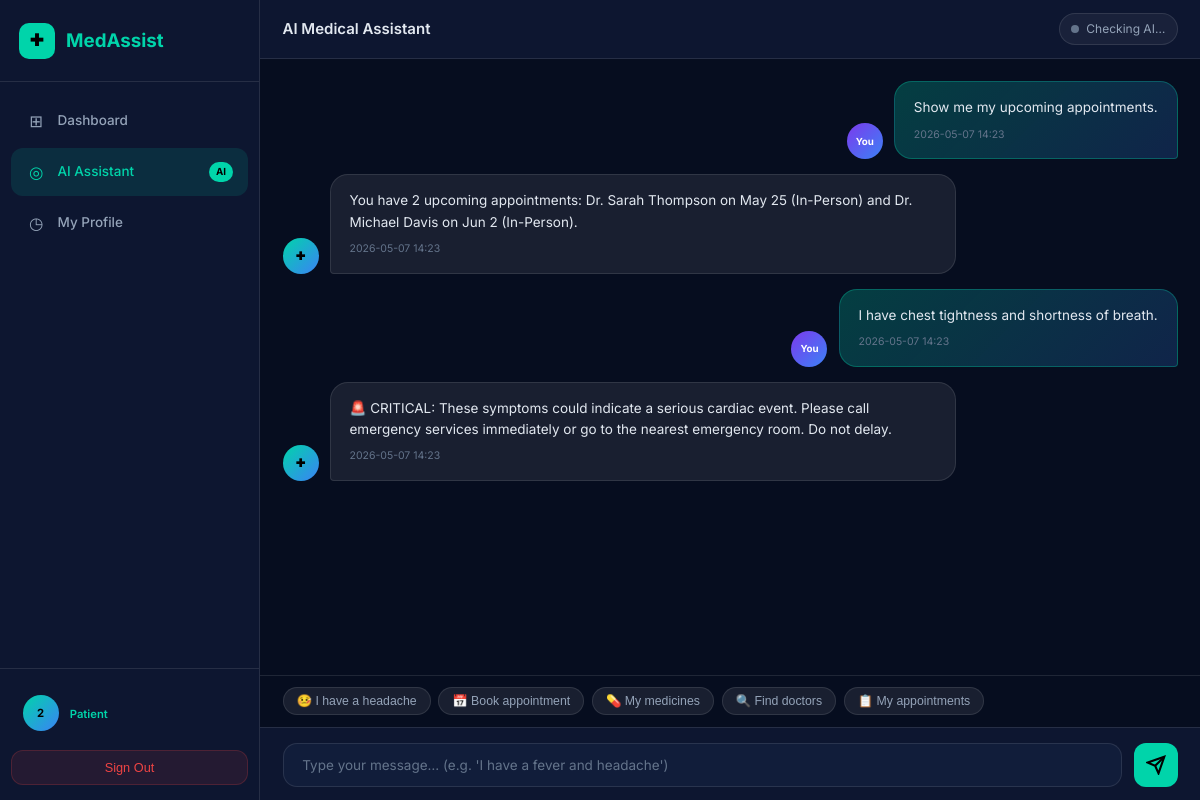
/chat (signed in), run on the app's committed database.
### tables this page shows
CREATE TABLE CHAT_MESSAGE (
    Message_ID INTEGER PRIMARY KEY AUTOINCREMENT,
    Session_ID INTEGER NOT NULL,
    Role       TEXT NOT NULL CHECK(Role IN ('user', 'assistant')),
    Content    TEXT NOT NULL,
    Intent     TEXT,
    Created_At DATETIME DEFAULT CURRENT_TIMESTAMP,
    FOREIGN KEY (Session_ID) REFERENCES CHAT_SESSION(Session_ID) ON DELETE CASCADE
);

### app/routes/chat.py (the view)
@chat.route('/chat')
@login_required
def chat_page():
    patient_id = session['patient_id']
    db = get_db()
    sess = db.execute(
        "SELECT Session_ID FROM CHAT_SESSION WHERE Patient_ID = ? ORDER BY Started_At DESC LIMIT 1",
        (patient_id,)
    ).fetchone()
    history = []
    if sess:
        rows = db.execute("""
            SELECT Role, Content, Intent, Created_At FROM CHAT_MESSAGE
            WHERE Session_ID = ?
            ORDER BY Created_At ASC
            LIMIT 50
        """, (sess['Session_ID'],)).fetchall()
        history = [dict(r) for r in rows]
    return render_template('chat.html', history=history, csrf_token=get_csrf_token())

### app/auth.py (called while the page is built)
def generate_csrf_token() -> str:
    token = secrets.token_hex(32)
    session['csrf_token'] = token
    return token

def get_csrf_token() -> str:
    if 'csrf_token' not in session:
        return generate_csrf_token()
    return session['csrf_token']

def login_required(f):
    @wraps(f)
    def decorated(*args, **kwargs):
        if 'patient_id' not in session:
            if request.is_json:
                return jsonify({'error': 'Authentication required'}), 401
            return redirect(url_for('auth.login', next=request.path))
        return f(*args, **kwargs)
    return decorated

### app/database.py (called while the page is built)
def get_db():
    if 'db' not in g:
        g.db = sqlite3.connect(
            current_app.config['DATABASE'],
            detect_types=sqlite3.PARSE_DECLTYPES
        )
        g.db.row_factory = sqlite3.Row
        g.db.execute("PRAGMA foreign_keys = ON")
        g.db.execute("PRAGMA journal_mode = WAL")
    return g.db

### app/templates/chat.html (shortened to what this page needs)
{% extends 'base.html' %}
{% block topbar_title %}AI Medical Assistant{% endblock %}
{% block topbar_actions %}
<div class="ollama-badge" id="ollama-badge">
  <span class="ollama-dot" id="ollama-dot"></span>
  <span id="ollama-label">Checking AI…</span>
</div>
{% endblock %}
{% block content %}
<div class="chat-container" id="chat-container">
  <div class="chat-messages" id="chat-messages">
    {% for msg in history %}
    <div class="msg-row {{ 'msg-user' if msg.Role == 'user' else 'msg-bot' }}">
      {% if msg.Role == 'assistant' %}
      <div class="msg-avatar">✚</div>
      {% endif %}
      <div class="msg-bubble {{ 'msg-bubble-user' if msg.Role == 'user' else 'msg-bubble-bot' }}">
        {{ msg.Content | safe }}
        <div class="msg-time">{{ msg.Created_At[:16] if msg.Created_At else '' }}</div>
      </div>
      {% if msg.Role == 'user' %}
      <div class="msg-avatar msg-avatar-user">You</div>
      {% endif %}
    </div>
    {% endfor %}
  </div>
  <div class="chat-suggestions" id="chat-suggestions">
    <button class="chip" onclick="sendChip(this)" id="chip-headache">🤒 I have a headache</button>
    <button class="chip" onclick="sendChip(this)" id="chip-book">📅 Book appointment</button>
    <button class="chip" onclick="sendChip(this)" id="chip-meds">💊 My medicines</button>
    <button class="chip" onclick="sendChip(this)" id="chip-doctors">🔍 Find doctors</button>
    <button class="chip" onclick="sendChip(this)" id="chip-appts">📋 My appointments</button>
  </div>
  <div class="chat-input-bar" id="chat-input-bar">
    <textarea
      id="chat-input"
      class="chat-input"
      placeholder="Type your message… (e.g. 'I have a fever and headache')"
      rows="1"
      maxlength="1000"
    ></textarea>
    <button class="chat-send-btn" id="chat-send-btn" onclick="sendMessage()">
      <svg width="20" height="20" viewBox="0 0 24 24" fill="none" stroke="currentColor" stroke-width="2.5">
        <line x1="22" y1="2" x2="11" y2="13"></line>
        <polygon points="22 2 15 22 11 13 2 9 22 2"></polygon>
      </svg>
    </button>
  </div>
</div>
{% endblock %}

### app/static/css/style.css (style rules this page uses)
:root { --bg: #060d1f; --bg2: #0d1630; --bg3: #111d3a; --glass: rgba(255,255,255,0.05); --glass-b: rgba(255,255,255,0.08); --border: rgba(255,255,255,0.1); --teal: #00d4aa; --teal-d: #00a882; --blue: #3b82f6; --purple: #7c3aed; --red: #ef4444; --yellow: #f59e0b; --text: #e2e8f0; --text-m: #94a3b8; --text-d: #64748b; --sidebar-w: 260px; --radius: 12px; --shadow: 0 4px 24px rgba(0,0,0,0.4); }
*,*::before,*::after { box-sizing:border-box;margin:0;padding:0 }
html,body { height:100%;font-family:'Inter',sans-serif;background:var(--bg);color:var(--text);font-size:15px;line-height:1.6 }
.chat-container { display:flex;flex-direction:column;height:calc(100vh - 57px) }
.chat-messages { flex:1;overflow-y:auto;padding:1.5rem;display:flex;flex-direction:column;gap:1rem;scroll-behavior:smooth }
.msg-row { display:flex;align-items:flex-end;gap:.75rem;animation:fadeUp .3s ease }
.msg-user { flex-direction:row-reverse }
.msg-avatar { width:36px;height:36px;border-radius:50%;display:flex;align-items:center;justify-content:center;font-size:.75rem;font-weight:700;flex-shrink:0;background:linear-gradient(135deg,var(--teal),var(--blue));color:#000 }
.msg-avatar-user { background:linear-gradient(135deg,var(--purple),var(--blue));color:#fff;font-size:.65rem }
.msg-bubble { max-width:70%;padding:1rem 1.25rem;border-radius:18px;font-size:.9rem;line-height:1.6;position:relative }
.msg-bubble-bot { background:var(--glass-b);border:1px solid var(--border);border-bottom-left-radius:4px }
.msg-bubble-user { background:linear-gradient(135deg,rgba(0,212,170,.25),rgba(59,130,246,.2));border:1px solid rgba(0,212,170,.3);border-bottom-right-radius:4px }
.msg-time { font-size:.7rem;color:var(--text-d);margin-top:.5rem }
.chat-suggestions { display:flex;gap:.5rem;padding:.75rem 1.5rem;flex-wrap:wrap;border-top:1px solid var(--border) }
.chip { background:var(--glass-b);border:1px solid var(--border);color:var(--text-m);padding:.4rem .875rem;border-radius:20px;font-size:.82rem;cursor:pointer;transition:.2s;white-space:nowrap }
.chat-input-bar { display:flex;align-items:flex-end;gap:.75rem;padding:1rem 1.5rem;border-top:1px solid var(--border);background:var(--bg2) }
.chat-input { flex:1;background:var(--bg3);border:1px solid var(--border);color:var(--text);border-radius:14px;padding:.875rem 1.25rem;font-size:.9rem;font-family:'Inter',sans-serif;resize:none;outline:none;transition:.2s;max-height:150px;overflow-y:auto }
.chat-input::placeholder { color:var(--text-d) }
.chat-send-btn { width:44px;height:44px;background:var(--teal);border:none;border-radius:12px;color:#000;cursor:pointer;display:flex;align-items:center;justify-content:center;flex-shrink:0;transition:.2s }
.ollama-badge { display:flex;align-items:center;gap:.5rem;font-size:.8rem;color:var(--text-m);padding:.35rem .75rem;background:var(--glass);border:1px solid var(--border);border-radius:20px }
.ollama-dot { width:8px;height:8px;border-radius:50%;background:var(--text-d) }

### data on the page
CHAT_MESSAGE: Content "Show me my upcoming appointments.", Created_At "2026-05-07 14:23", Role "You"
CHAT_MESSAGE: Content "You have 2 upcoming appointments: Dr. Sarah Thompson on May 25 (In-Person) and Dr. Michael Davis on Jun 2 (In-Person).", Created_At "2026-05-07 14:23"
CHAT_MESSAGE: Content "I have chest tightness and shortness of breath.", Created_At "2026-05-07 14:23", Role "You"
CHAT_MESSAGE: Content "🚨 CRITICAL: These symptoms could indicate a serious cardiac event. Please call emergency services immediately or go to the nearest emergency room. Do not delay.", Created_At "2026-05-07 14:23"

### other printed values
{{ session.get('patient_id','?') }} "2"
{{ session.get('role','patient')|title }} "Patient"
